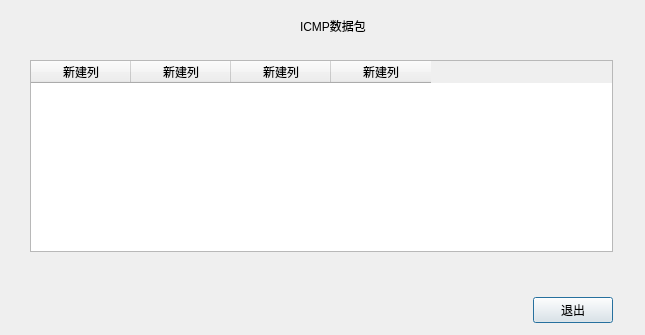
<?xml version="1.0" encoding="UTF-8"?>
<ui version="4.0">
 <class>ICMPDialog</class>
 <widget class="QDialog" name="ICMPDialog">
  <property name="geometry">
   <rect>
    <x>0</x>
    <y>0</y>
    <width>645</width>
    <height>335</height>
   </rect>
  </property>
  <property name="windowTitle">
   <string>ICMPDialog</string>
  </property>
  <widget class="QWidget" name="layoutWidget">
   <property name="geometry">
    <rect>
     <x>30</x>
     <y>60</y>
     <width>583</width>
     <height>263</height>
    </rect>
   </property>
   <layout class="QVBoxLayout" name="verticalLayout">
    <item>
     <widget class="QTableWidget" name="tableWidget">
      <column>
       <property name="text">
        <string>新建列</string>
       </property>
      </column>
      <column>
       <property name="text">
        <string>新建列</string>
       </property>
      </column>
      <column>
       <property name="text">
        <string>新建列</string>
       </property>
      </column>
      <column>
       <property name="text">
        <string>新建列</string>
       </property>
      </column>
     </widget>
    </item>
    <item>
     <spacer name="verticalSpacer">
      <property name="orientation">
       <enum>Qt::Vertical</enum>
      </property>
      <property name="sizeHint" stdset="0">
       <size>
        <width>20</width>
        <height>28</height>
       </size>
      </property>
     </spacer>
    </item>
    <item>
     <layout class="QHBoxLayout" name="horizontalLayout">
      <item>
       <spacer name="horizontalSpacer">
        <property name="orientation">
         <enum>Qt::Horizontal</enum>
        </property>
        <property name="sizeHint" stdset="0">
         <size>
          <width>488</width>
          <height>20</height>
         </size>
        </property>
       </spacer>
      </item>
      <item>
       <widget class="QPushButton" name="pushButton">
        <property name="text">
         <string>退出</string>
        </property>
       </widget>
      </item>
     </layout>
    </item>
   </layout>
  </widget>
  <widget class="QLabel" name="label">
   <property name="geometry">
    <rect>
     <x>300</x>
     <y>10</y>
     <width>111</width>
     <height>31</height>
    </rect>
   </property>
   <property name="text">
    <string>ICMP数据包</string>
   </property>
  </widget>
 </widget>
 <resources/>
 <connections/>
</ui>
